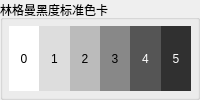
         <widget class="QGroupBox" name="groupBox_2">
          <property name="styleSheet">
           <string notr="true"/>
          </property>
          <property name="title">
           <string>林格曼黑度标准色卡</string>
          </property>
          <property name="flat">
           <bool>false</bool>
          </property>
          <layout class="QHBoxLayout" name="horizontalLayout_13">
           <property name="spacing">
            <number>0</number>
           </property>
           <property name="sizeConstraint">
            <enum>QLayout::SetDefaultConstraint</enum>
           </property>
           <property name="leftMargin">
            <number>6</number>
           </property>
           <property name="topMargin">
            <number>6</number>
           </property>
           <property name="rightMargin">
            <number>6</number>
           </property>
           <property name="bottomMargin">
            <number>6</number>
           </property>
           <item>
            <widget class="QLabel" name="label_7">
             <property name="minimumSize">
              <size>
               <width>0</width>
               <height>24</height>
              </size>
             </property>
             <property name="palette">
              <palette>
               <active>
                <colorrole role="Base">
                 <brush brushstyle="SolidPattern">
                  <color alpha="255">
                   <red>255</red>
                   <green>255</green>
                   <blue>255</blue>
                  </color>
                 </brush>
                </colorrole>
                <colorrole role="Window">
                 <brush brushstyle="SolidPattern">
                  <color alpha="255">
                   <red>255</red>
                   <green>255</green>
                   <blue>255</blue>
                  </color>
                 </brush>
                </colorrole>
               </active>
               <inactive>
                <colorrole role="Base">
                 <brush brushstyle="SolidPattern">
                  <color alpha="255">
                   <red>255</red>
                   <green>255</green>
                   <blue>255</blue>
                  </color>
                 </brush>
                </colorrole>
                <colorrole role="Window">
                 <brush brushstyle="SolidPattern">
                  <color alpha="255">
                   <red>255</red>
                   <green>255</green>
                   <blue>255</blue>
                  </color>
                 </brush>
                </colorrole>
               </inactive>
               <disabled>
                <colorrole role="Base">
                 <brush brushstyle="SolidPattern">
                  <color alpha="255">
                   <red>255</red>
                   <green>255</green>
                   <blue>255</blue>
                  </color>
                 </brush>
                </colorrole>
                <colorrole role="Window">
                 <brush brushstyle="SolidPattern">
                  <color alpha="255">
                   <red>255</red>
                   <green>255</green>
                   <blue>255</blue>
                  </color>
                 </brush>
                </colorrole>
               </disabled>
              </palette>
             </property>
             <property name="autoFillBackground">
              <bool>true</bool>
             </property>
             <property name="frameShape">
              <enum>QFrame::NoFrame</enum>
             </property>
             <property name="frameShadow">
              <enum>QFrame::Sunken</enum>
             </property>
             <property name="lineWidth">
              <number>0</number>
             </property>
             <property name="text">
              <string>0</string>
             </property>
             <property name="alignment">
              <set>Qt::AlignCenter</set>
             </property>
             <property name="indent">
              <number>0</number>
             </property>
            </widget>
           </item>
           <item>
            <widget class="QLabel" name="label_11">
             <property name="minimumSize">
              <size>
               <width>0</width>
               <height>24</height>
              </size>
             </property>
             <property name="palette">
              <palette>
               <active>
                <colorrole role="Base">
                 <brush brushstyle="SolidPattern">
                  <color alpha="255">
                   <red>255</red>
                   <green>255</green>
                   <blue>255</blue>
                  </color>
                 </brush>
                </colorrole>
                <colorrole role="Window">
                 <brush brushstyle="SolidPattern">
                  <color alpha="255">
                   <red>221</red>
                   <green>221</green>
                   <blue>221</blue>
                  </color>
                 </brush>
                </colorrole>
               </active>
               <inactive>
                <colorrole role="Base">
                 <brush brushstyle="SolidPattern">
                  <color alpha="255">
                   <red>255</red>
                   <green>255</green>
                   <blue>255</blue>
                  </color>
                 </brush>
                </colorrole>
                <colorrole role="Window">
                 <brush brushstyle="SolidPattern">
                  <color alpha="255">
                   <red>221</red>
                   <green>221</green>
                   <blue>221</blue>
                  </color>
                 </brush>
                </colorrole>
               </inactive>
               <disabled>
                <colorrole role="Base">
                 <brush brushstyle="SolidPattern">
                  <color alpha="255">
                   <red>221</red>
                   <green>221</green>
                   <blue>221</blue>
                  </color>
                 </brush>
                </colorrole>
                <colorrole role="Window">
                 <brush brushstyle="SolidPattern">
                  <color alpha="255">
                   <red>221</red>
                   <green>221</green>
                   <blue>221</blue>
                  </color>
                 </brush>
                </colorrole>
               </disabled>
              </palette>
             </property>
             <property name="autoFillBackground">
              <bool>true</bool>
             </property>
             <property name="frameShape">
              <enum>QFrame::NoFrame</enum>
             </property>
             <property name="frameShadow">
              <enum>QFrame::Sunken</enum>
             </property>
             <property name="lineWidth">
              <number>0</number>
             </property>
             <property name="text">
              <string>1</string>
             </property>
             <property name="alignment">
              <set>Qt::AlignCenter</set>
             </property>
             <property name="indent">
              <number>0</number>
             </property>
            </widget>
           </item>
           <item>
            <widget class="QLabel" name="label_15">
             <property name="minimumSize">
              <size>
               <width>0</width>
               <height>24</height>
              </size>
             </property>
             <property name="palette">
              <palette>
               <active>
                <colorrole role="Base">
                 <brush brushstyle="SolidPattern">
                  <color alpha="255">
                   <red>255</red>
                   <green>255</green>
                   <blue>255</blue>
                  </color>
                 </brush>
                </colorrole>
                <colorrole role="Window">
                 <brush brushstyle="SolidPattern">
                  <color alpha="255">
                   <red>187</red>
                   <green>187</green>
                   <blue>187</blue>
                  </color>
                 </brush>
                </colorrole>
               </active>
               <inactive>
                <colorrole role="Base">
                 <brush brushstyle="SolidPattern">
                  <color alpha="255">
                   <red>255</red>
                   <green>255</green>
                   <blue>255</blue>
                  </color>
                 </brush>
                </colorrole>
                <colorrole role="Window">
                 <brush brushstyle="SolidPattern">
                  <color alpha="255">
                   <red>187</red>
                   <green>187</green>
                   <blue>187</blue>
                  </color>
                 </brush>
                </colorrole>
               </inactive>
               <disabled>
                <colorrole role="Base">
                 <brush brushstyle="SolidPattern">
                  <color alpha="255">
                   <red>187</red>
                   <green>187</green>
                   <blue>187</blue>
                  </color>
                 </brush>
                </colorrole>
                <colorrole role="Window">
                 <brush brushstyle="SolidPattern">
                  <color alpha="255">
                   <red>187</red>
                   <green>187</green>
                   <blue>187</blue>
                  </color>
                 </brush>
                </colorrole>
               </disabled>
              </palette>
             </property>
             <property name="autoFillBackground">
              <bool>true</bool>
             </property>
             <property name="frameShape">
              <enum>QFrame::NoFrame</enum>
             </property>
             <property name="frameShadow">
              <enum>QFrame::Sunken</enum>
             </property>
             <property name="lineWidth">
              <number>0</number>
             </property>
             <property name="text">
              <string>2</string>
             </property>
             <property name="alignment">
              <set>Qt::AlignCenter</set>
             </property>
             <property name="indent">
              <number>0</number>
             </property>
            </widget>
           </item>
           <item>
            <widget class="QLabel" name="label_12">
             <property name="minimumSize">
              <size>
               <width>0</width>
               <height>24</height>
              </size>
             </property>
             <property name="palette">
              <palette>
               <active>
                <colorrole role="Base">
                 <brush brushstyle="SolidPattern">
                  <color alpha="255">
                   <red>255</red>
                   <green>255</green>
                   <blue>255</blue>
                  </color>
                 </brush>
                </colorrole>
                <colorrole role="Window">
                 <brush brushstyle="SolidPattern">
                  <color alpha="255">
                   <red>136</red>
                   <green>136</green>
                   <blue>136</blue>
                  </color>
                 </brush>
                </colorrole>
               </active>
               <inactive>
                <colorrole role="Base">
                 <brush brushstyle="SolidPattern">
                  <color alpha="255">
                   <red>255</red>
                   <green>255</green>
                   <blue>255</blue>
                  </color>
                 </brush>
                </colorrole>
                <colorrole role="Window">
                 <brush brushstyle="SolidPattern">
                  <color alpha="255">
                   <red>136</red>
                   <green>136</green>
                   <blue>136</blue>
                  </color>
                 </brush>
                </colorrole>
               </inactive>
               <disabled>
                <colorrole role="Base">
                 <brush brushstyle="SolidPattern">
                  <color alpha="255">
                   <red>136</red>
                   <green>136</green>
                   <blue>136</blue>
                  </color>
                 </brush>
                </colorrole>
                <colorrole role="Window">
                 <brush brushstyle="SolidPattern">
                  <color alpha="255">
                   <red>136</red>
                   <green>136</green>
                   <blue>136</blue>
                  </color>
                 </brush>
                </colorrole>
               </disabled>
              </palette>
             </property>
             <property name="autoFillBackground">
              <bool>true</bool>
             </property>
             <property name="frameShape">
              <enum>QFrame::NoFrame</enum>
             </property>
             <property name="frameShadow">
              <enum>QFrame::Sunken</enum>
             </property>
             <property name="lineWidth">
              <number>0</number>
             </property>
             <property name="text">
              <string>3</string>
             </property>
             <property name="alignment">
              <set>Qt::AlignCenter</set>
             </property>
             <property name="indent">
              <number>0</number>
             </property>
            </widget>
           </item>
           <item>
            <widget class="QLabel" name="label_13">
             <property name="minimumSize">
              <size>
               <width>0</width>
               <height>24</height>
              </size>
             </property>
             <property name="palette">
              <palette>
               <active>
                <colorrole role="WindowText">
                 <brush brushstyle="SolidPattern">
                  <color alpha="255">
                   <red>255</red>
                   <green>255</green>
                   <blue>255</blue>
                  </color>
                 </brush>
                </colorrole>
                <colorrole role="Base">
                 <brush brushstyle="SolidPattern">
                  <color alpha="255">
                   <red>255</red>
                   <green>255</green>
                   <blue>255</blue>
                  </color>
                 </brush>
                </colorrole>
                <colorrole role="Window">
                 <brush brushstyle="SolidPattern">
                  <color alpha="255">
                   <red>85</red>
                   <green>85</green>
                   <blue>85</blue>
                  </color>
                 </brush>
                </colorrole>
               </active>
               <inactive>
                <colorrole role="WindowText">
                 <brush brushstyle="SolidPattern">
                  <color alpha="255">
                   <red>255</red>
                   <green>255</green>
                   <blue>255</blue>
                  </color>
                 </brush>
                </colorrole>
                <colorrole role="Base">
                 <brush brushstyle="SolidPattern">
                  <color alpha="255">
                   <red>255</red>
                   <green>255</green>
                   <blue>255</blue>
                  </color>
                 </brush>
                </colorrole>
                <colorrole role="Window">
                 <brush brushstyle="SolidPattern">
                  <color alpha="255">
                   <red>85</red>
                   <green>85</green>
                   <blue>85</blue>
                  </color>
                 </brush>
                </colorrole>
               </inactive>
               <disabled>
                <colorrole role="WindowText">
                 <brush brushstyle="SolidPattern">
                  <color alpha="255">
                   <red>120</red>
                   <green>120</green>
                   <blue>120</blue>
                  </color>
                 </brush>
                </colorrole>
                <colorrole role="Base">
                 <brush brushstyle="SolidPattern">
                  <color alpha="255">
                   <red>85</red>
                   <green>85</green>
                   <blue>85</blue>
                  </color>
                 </brush>
                </colorrole>
                <colorrole role="Window">
                 <brush brushstyle="SolidPattern">
                  <color alpha="255">
                   <red>85</red>
                   <green>85</green>
                   <blue>85</blue>
                  </color>
                 </brush>
                </colorrole>
               </disabled>
              </palette>
             </property>
             <property name="autoFillBackground">
              <bool>true</bool>
             </property>
             <property name="frameShape">
              <enum>QFrame::NoFrame</enum>
             </property>
             <property name="frameShadow">
              <enum>QFrame::Sunken</enum>
             </property>
             <property name="lineWidth">
              <number>0</number>
             </property>
             <property name="text">
              <string>4</string>
             </property>
             <property name="alignment">
              <set>Qt::AlignCenter</set>
             </property>
             <property name="indent">
              <number>0</number>
             </property>
            </widget>
           </item>
           <item>
            <widget class="QLabel" name="label_14">
             <property name="minimumSize">
              <size>
               <width>0</width>
               <height>24</height>
              </size>
             </property>
             <property name="palette">
              <palette>
               <active>
                <colorrole role="WindowText">
                 <brush brushstyle="SolidPattern">
                  <color alpha="255">
                   <red>255</red>
                   <green>255</green>
                   <blue>255</blue>
                  </color>
                 </brush>
                </colorrole>
                <colorrole role="Base">
                 <brush brushstyle="SolidPattern">
                  <color alpha="255">
                   <red>255</red>
                   <green>255</green>
                   <blue>255</blue>
                  </color>
                 </brush>
                </colorrole>
                <colorrole role="Window">
                 <brush brushstyle="SolidPattern">
                  <color alpha="255">
                   <red>48</red>
                   <green>48</green>
                   <blue>48</blue>
                  </color>
                 </brush>
                </colorrole>
               </active>
               <inactive>
                <colorrole role="WindowText">
                 <brush brushstyle="SolidPattern">
                  <color alpha="255">
                   <red>255</red>
                   <green>255</green>
                   <blue>255</blue>
                  </color>
                 </brush>
                </colorrole>
                <colorrole role="Base">
                 <brush brushstyle="SolidPattern">
                  <color alpha="255">
                   <red>255</red>
                   <green>255</green>
                   <blue>255</blue>
                  </color>
                 </brush>
                </colorrole>
                <colorrole role="Window">
                 <brush brushstyle="SolidPattern">
                  <color alpha="255">
                   <red>48</red>
                   <green>48</green>
                   <blue>48</blue>
                  </color>
                 </brush>
                </colorrole>
               </inactive>
               <disabled>
                <colorrole role="WindowText">
                 <brush brushstyle="SolidPattern">
                  <color alpha="255">
                   <red>120</red>
                   <green>120</green>
                   <blue>120</blue>
                  </color>
                 </brush>
                </colorrole>
                <colorrole role="Base">
                 <brush brushstyle="SolidPattern">
                  <color alpha="255">
                   <red>48</red>
                   <green>48</green>
                   <blue>48</blue>
                  </color>
                 </brush>
                </colorrole>
                <colorrole role="Window">
                 <brush brushstyle="SolidPattern">
                  <color alpha="255">
                   <red>48</red>
                   <green>48</green>
                   <blue>48</blue>
                  </color>
                 </brush>
                </colorrole>
               </disabled>
              </palette>
             </property>
             <property name="autoFillBackground">
              <bool>true</bool>
             </property>
             <property name="frameShape">
              <enum>QFrame::NoFrame</enum>
             </property>
             <property name="frameShadow">
              <enum>QFrame::Sunken</enum>
             </property>
             <property name="lineWidth">
              <number>0</number>
             </property>
             <property name="text">
              <string>5</string>
             </property>
             <property name="alignment">
              <set>Qt::AlignCenter</set>
             </property>
             <property name="indent">
              <number>0</number>
             </property>
            </widget>
           </item>
          </layout>
         </widget>
